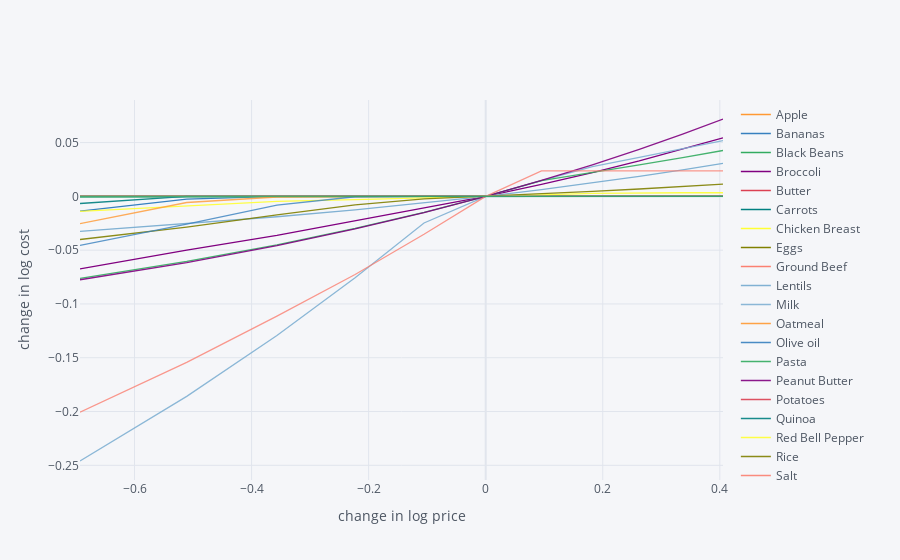

Write notebook code for a chart like this one.
### Code cell
scale = [.5,.6,.7,.8,.9,1.,1.1,1.2,1.3,1.4,1.5]

cost0 = solve_subsistence_problem(D,Prices,bmin_fb.iloc[:,0],bmax_fb.iloc[:,0],tol=tol).fun

Price_response_fb={}
for s in scale:
    cost = {}
    for i,p in enumerate(Prices):
        my_p = Prices.copy()
        my_p[i] = p*s
        result = solve_subsistence_problem(D,my_p,bmin_fb.iloc[:,0],bmax_fb.iloc[:,0],tol=tol)
        cost[Prices.index[i]] = np.log(result.fun/cost0)
    Price_response_fb[np.log(s)] = cost

Price_response_fb = pd.DataFrame(Price_response_fb).T
Price_response_fb.iplot(xTitle='change in log price',yTitle='change in log cost')

### Figure 1 — Plotly figure (JSON) as saved in the notebook; plotly's stock layout.template omitted (floating-point values rounded to 4 significant figures)
{"data": [{"line": {"color": "rgba(255, 153, 51, 1.0)", "dash": "solid", "shape": "linear", "width": 1.3}, "mode": "lines", "name": "Apple", "text": "", "type": "scatter", "x": [-0.6931, -0.5108, -0.3567, -0.2231, -0.1054, 0, 0.09531, 0.1823, 0.2624, 0.3365, 0.4055], "y": [-8.84e-12, -6.162e-12, -4.086e-12, -2.435e-12, -1.097e-12, 0, 9.119e-13, 1.667e-12, 2.305e-12, 2.844e-12, 3.297e-12]}, {"line": {"color": "rgba(55, 128, 191, 1.0)", "dash": "solid", "shape": "linear", "width": 1.3}, "mode": "lines", "name": "Bananas", "text": "", "type": "scatter", "x": [-0.6931, -0.5108, -0.3567, -0.2231, -0.1054, 0, 0.09531, 0.1823, 0.2624, 0.3365, 0.4055], "y": [-0.01364, -0.002617, 3.715e-13, -6.631e-11, -2.426e-11, 0, 1.165e-11, 1.779e-11, 1.819e-11, 6.422e-12, -8.418e-12]}, {"line": {"color": "rgba(50, 171, 96, 1.0)", "dash": "solid", "shape": "linear", "width": 1.3}, "mode": "lines", "name": "Black Beans", "text": "", "type": "scatter", "x": [-0.6931, -0.5108, -0.3567, -0.2231, -0.1054, 0, 0.09531, 0.1823, 0.2624, 0.3365, 0.4055], "y": [-0.0006848, -0.0003943, -0.0001039, -4.944e-10, 1.186e-09, 0, -2.75e-10, -3.954e-10, -4.725e-10, -5.25e-10, -4.865e-10]}, {"line": {"color": "rgba(128, 0, 128, 1.0)", "dash": "solid", "shape": "linear", "width": 1.3}, "mode": "lines", "name": "Broccoli", "text": "", "type": "scatter", "x": [-0.6931, -0.5108, -0.3567, -0.2231, -0.1054, 0, 0.09531, 0.1823, 0.2624, 0.3365, 0.4055], "y": [-0.06746, -0.05, -0.03632, -0.02283, -0.01124, 0, 0.01111, 0.02211, 0.03298, 0.04373, 0.05437]}, {"line": {"color": "rgba(219, 64, 82, 1.0)", "dash": "solid", "shape": "linear", "width": 1.3}, "mode": "lines", "name": "Butter ", "text": "", "type": "scatter", "x": [-0.6931, -0.5108, -0.3567, -0.2231, -0.1054, 0, 0.09531, 0.1823, 0.2624, 0.3365, 0.4055], "y": [-2.934e-11, -1.701e-11, -7.437e-12, -1.408e-12, 9.777e-13, 0, -3.962e-12, -1.487e-11, -2.767e-11, -4.1e-11, -5.455e-11]}, {"line": {"color": "rgba(0, 128, 128, 1.0)", "dash": "solid", "shape": "linear", "width": 1.3}, "mode": "lines", "name": "Carrots", "text": "", "type": "scatter", "x": [-0.6931, -0.5108, -0.3567, -0.2231, -0.1054, 0, 0.09531, 0.1823, 0.2624, 0.3365, 0.4055], "y": [-6.293e-11, -4.022e-11, -2.356e-11, -1.078e-11, -2.053e-12, 0, -1.366e-12, -5.065e-12, -1.035e-11, -1.666e-11, -2.36e-11]}, {"line": {"color": "rgba(255, 255, 51, 1.0)", "dash": "solid", "shape": "linear", "width": 1.3}, "mode": "lines", "name": "Chicken Breast", "text": "", "type": "scatter", "x": [-0.6931, -0.5108, -0.3567, -0.2231, -0.1054, 0, 0.09531, 0.1823, 0.2624, 0.3365, 0.4055], "y": [-1.374e-11, 6.799e-12, 1.24e-11, 1.107e-11, 6.466e-12, 0, -7.59e-12, -1.706e-11, -2.742e-11, -3.684e-11, -4.546e-11]}, {"line": {"color": "rgba(128, 128, 0, 1.0)", "dash": "solid", "shape": "linear", "width": 1.3}, "mode": "lines", "name": "Eggs", "text": "", "type": "scatter", "x": [-0.6931, -0.5108, -0.3567, -0.2231, -0.1054, 0, 0.09531, 0.1823, 0.2624, 0.3365, 0.4055], "y": [-4.488e-10, -4.816e-10, -5.062e-10, -5.172e-10, -1.166e-10, 0, -6.884e-11, -1.934e-10, 2.648e-07, -5.226e-10, -4.978e-10]}, {"line": {"color": "rgba(251, 128, 114, 1.0)", "dash": "solid", "shape": "linear", "width": 1.3}, "mode": "lines", "name": "Ground Beef", "text": "", "type": "scatter", "x": [-0.6931, -0.5108, -0.3567, -0.2231, -0.1054, 0, 0.09531, 0.1823, 0.2624, 0.3365, 0.4055], "y": [-1.915e-10, -2.437e-10, 5.457e-11, -2.756e-11, -1.133e-10, 0, -9.855e-11, -5.289e-10, -4.945e-10, -3.727e-10, -1.062e-10]}, {"line": {"color": "rgba(128, 177, 211, 1.0)", "dash": "solid", "shape": "linear", "width": 1.3}, "mode": "lines", "name": "Lentils", "text": "", "type": "scatter", "x": [-0.6931, -0.5108, -0.3567, -0.2231, -0.1054, 0, 0.09531, 0.1823, 0.2624, 0.3365, 0.4055], "y": [-0.03257, -0.02532, -0.01893, -0.01258, -0.006271, 0, 0.006232, 0.01242, 0.01858, 0.0247, 0.03078]}, {"line": {"color": "rgba(128, 177, 211, 0.8999999999999999)", "dash": "solid", "shape": "linear", "width": 1.3}, "mode": "lines", "name": "Milk", "text": "", "type": "scatter", "x": [-0.6931, -0.5108, -0.3567, -0.2231, -0.1054, 0, 0.09531, 0.1823, 0.2624, 0.3365, 0.4055], "y": [-0.246, -0.1859, -0.1293, -0.07564, -0.02475, 0, 0.01454, 0.02767, 0.03617, 0.04402, 0.05181]}, {"line": {"color": "rgba(255, 153, 51, 0.8999999999999999)", "dash": "solid", "shape": "linear", "width": 1.3}, "mode": "lines", "name": "Oatmeal", "text": "", "type": "scatter", "x": [-0.6931, -0.5108, -0.3567, -0.2231, -0.1054, 0, 0.09531, 0.1823, 0.2624, 0.3365, 0.4055], "y": [-5.304e-10, -3.283e-10, -2.223e-10, -1.076e-10, -1.02e-10, 0, -3.834e-12, -8.45e-11, -4.004e-10, -5.278e-10, -5.155e-10]}, {"line": {"color": "rgba(55, 128, 191, 0.8999999999999999)", "dash": "solid", "shape": "linear", "width": 1.3}, "mode": "lines", "name": "Olive oil ", "text": "", "type": "scatter", "x": [-0.6931, -0.5108, -0.3567, -0.2231, -0.1054, 0, 0.09531, 0.1823, 0.2624, 0.3365, 0.4055], "y": [0, 0, 0, 0, 0, 0, 0, 0, 0, 0, 0]}, {"line": {"color": "rgba(50, 171, 96, 0.8999999999999999)", "dash": "solid", "shape": "linear", "width": 1.3}, "mode": "lines", "name": "Pasta", "text": "", "type": "scatter", "x": [-0.6931, -0.5108, -0.3567, -0.2231, -0.1054, 0, 0.09531, 0.1823, 0.2624, 0.3365, 0.4055], "y": [-0.0762, -0.06049, -0.04502, -0.02979, -0.01478, 0, 0.01457, 0.0226, 0.02933, 0.03602, 0.04266]}, {"line": {"color": "rgba(128, 0, 128, 0.8999999999999999)", "dash": "solid", "shape": "linear", "width": 1.3}, "mode": "lines", "name": "Peanut Butter", "text": "", "type": "scatter", "x": [-0.6931, -0.5108, -0.3567, -0.2231, -0.1054, 0, 0.09531, 0.1823, 0.2624, 0.3365, 0.4055], "y": [-0.07752, -0.06153, -0.04579, -0.03029, -0.01503, 0, 0.01481, 0.0294, 0.04378, 0.05796, 0.07194]}, {"line": {"color": "rgba(219, 64, 82, 0.8999999999999999)", "dash": "solid", "shape": "linear", "width": 1.3}, "mode": "lines", "name": "Potatoes", "text": "", "type": "scatter", "x": [-0.6931, -0.5108, -0.3567, -0.2231, -0.1054, 0, 0.09531, 0.1823, 0.2624, 0.3365, 0.4055], "y": [-6.543e-12, -2.953e-12, -1.325e-12, -5.437e-13, -1.703e-13, 0, 5.64e-14, 5.04e-14, 8.438e-15, -4.496e-14, -1.082e-13]}, {"line": {"color": "rgba(0, 128, 128, 0.8999999999999999)", "dash": "solid", "shape": "linear", "width": 1.3}, "mode": "lines", "name": "Quinoa", "text": "", "type": "scatter", "x": [-0.6931, -0.5108, -0.3567, -0.2231, -0.1054, 0, 0.09531, 0.1823, 0.2624, 0.3365, 0.4055], "y": [-0.006596, -3.04e-10, -9.846e-11, -3.274e-11, -1.035e-11, 0, 6.137e-12, 1.018e-11, 1.289e-11, 1.461e-11, 1.55e-11]}, {"line": {"color": "rgba(255, 255, 51, 0.8999999999999999)", "dash": "solid", "shape": "linear", "width": 1.3}, "mode": "lines", "name": "Red Bell Pepper", "text": "", "type": "scatter", "x": [-0.6931, -0.5108, -0.3567, -0.2231, -0.1054, 0, 0.09531, 0.1823, 0.2624, 0.3365, 0.4055], "y": [-0.01385, -0.009235, -0.004644, -0.002971, -0.001484, 0, 0.001482, 0.002885, 0.003364, 0.003364, 0.003364]}, {"line": {"color": "rgba(128, 128, 0, 0.8999999999999999)", "dash": "solid", "shape": "linear", "width": 1.3}, "mode": "lines", "name": "Rice", "text": "", "type": "scatter", "x": [-0.6931, -0.5108, -0.3567, -0.2231, -0.1054, 0, 0.09531, 0.1823, 0.2624, 0.3365, 0.4055], "y": [-0.04007, -0.02855, -0.01716, -0.00787, -0.002292, 0, 0.002287, 0.004569, 0.006845, 0.009116, 0.01138]}, {"line": {"color": "rgba(251, 128, 114, 0.8999999999999999)", "dash": "solid", "shape": "linear", "width": 1.3}, "mode": "lines", "name": "Salt", "text": "", "type": "scatter", "x": [-0.6931, -0.5108, -0.3567, -0.2231, -0.1054, 0, 0.09531, 0.1823, 0.2624, 0.3365, 0.4055], "y": [-4.94e-10, -5.061e-10, -5.222e-10, 1.983e-07, 2.566e-07, 0, 7.131e-10, 2.484e-09, -2.14e-10, 5.684e-09, -2.427e-10]}, {"line": {"color": "rgba(251, 128, 114, 0.7999999999999998)", "dash": "solid", "shape": "linear", "width": 1.3}, "mode": "lines", "name": "Spinach", "text": "", "type": "scatter", "x": [-0.6931, -0.5108, -0.3567, -0.2231, -0.1054, 0, 0.09531, 0.1823, 0.2624, 0.3365, 0.4055], "y": [-0.2006, -0.1543, -0.1114, -0.07256, -0.03523, 0, 0.02367, 0.02367, 0.02367, 0.02367, 0.02367]}, {"line": {"color": "rgba(128, 177, 211, 0.7999999999999998)", "dash": "solid", "shape": "linear", "width": 1.3}, "mode": "lines", "name": "Strawberries", "text": "", "type": "scatter", "x": [-0.6931, -0.5108, -0.3567, -0.2231, -0.1054, 0, 0.09531, 0.1823, 0.2624, 0.3365, 0.4055], "y": [-9.163e-05, -1.214e-10, -5.055e-11, -2.848e-11, -1.035e-11, 0, 4.365e-12, -5.874e-12, -1.928e-11, -3.405e-11, -4.925e-11]}, {"line": {"color": "rgba(255, 153, 51, 0.7999999999999998)", "dash": "solid", "shape": "linear", "width": 1.3}, "mode": "lines", "name": "String Cheese", "text": "", "type": "scatter", "x": [-0.6931, -0.5108, -0.3567, -0.2231, -0.1054, 0, 0.09531, 0.1823, 0.2624, 0.3365, 0.4055], "y": [-0.02529, -0.005686, -0.0005793, -5.275e-10, -5.11e-10, 0, -8.698e-11, -1.484e-10, -1.742e-10, 2.996e-10, 7.711e-10]}, {"line": {"color": "rgba(55, 128, 191, 0.7999999999999998)", "dash": "solid", "shape": "linear", "width": 1.3}, "mode": "lines", "name": "Whole-Grain Bread", "text": "", "type": "scatter", "x": [-0.6931, -0.5108, -0.3567, -0.2231, -0.1054, 0, 0.09531, 0.1823, 0.2624, 0.3365, 0.4055], "y": [-0.04557, -0.02582, -0.008057, -0.000351, 1.342e-10, 0, -1.643e-10, -3.45e-10, -3.986e-10, -4.245e-10, -4.14e-10]}, {"line": {"color": "rgba(50, 171, 96, 0.7999999999999998)", "dash": "solid", "shape": "linear", "width": 1.3}, "mode": "lines", "name": "Yogurt", "text": "", "type": "scatter", "x": [-0.6931, -0.5108, -0.3567, -0.2231, -0.1054, 0, 0.09531, 0.1823, 0.2624, 0.3365, 0.4055], "y": [3.891e-11, 2.816e-11, -3.002e-11, -7.128e-11, -1.824e-11, 0, -1.84e-11, -4.129e-11, -9.082e-11, -1.274e-10, -1.902e-10]}], "layout": {"legend": {"bgcolor": "#F5F6F9", "font": {"color": "#4D5663"}}, "paper_bgcolor": "#F5F6F9", "plot_bgcolor": "#F5F6F9", "title": {"font": {"color": "#4D5663"}}, "xaxis": {"gridcolor": "#E1E5ED", "showgrid": true, "tickfont": {"color": "#4D5663"}, "title": {"font": {"color": "#4D5663"}, "text": "change in log price"}, "zerolinecolor": "#E1E5ED"}, "yaxis": {"gridcolor": "#E1E5ED", "showgrid": true, "tickfont": {"color": "#4D5663"}, "title": {"font": {"color": "#4D5663"}, "text": "change in log cost"}, "zerolinecolor": "#E1E5ED"}}}
